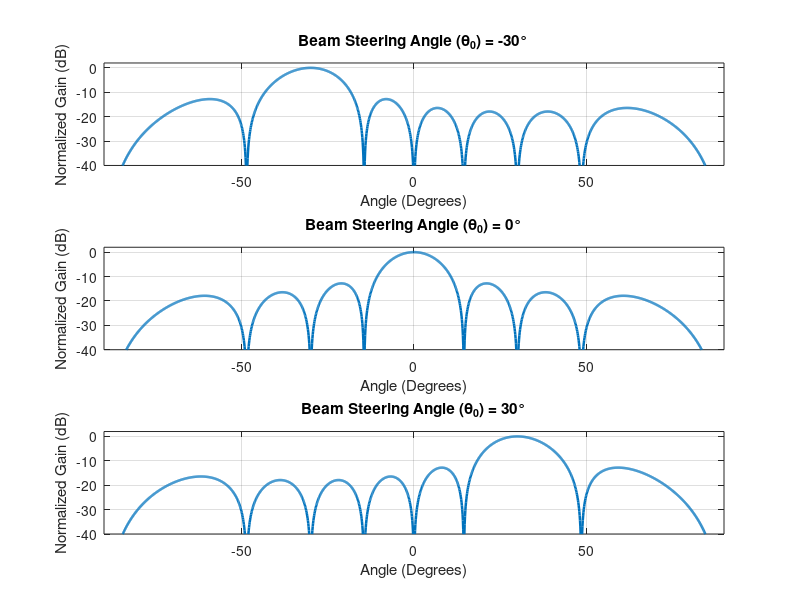
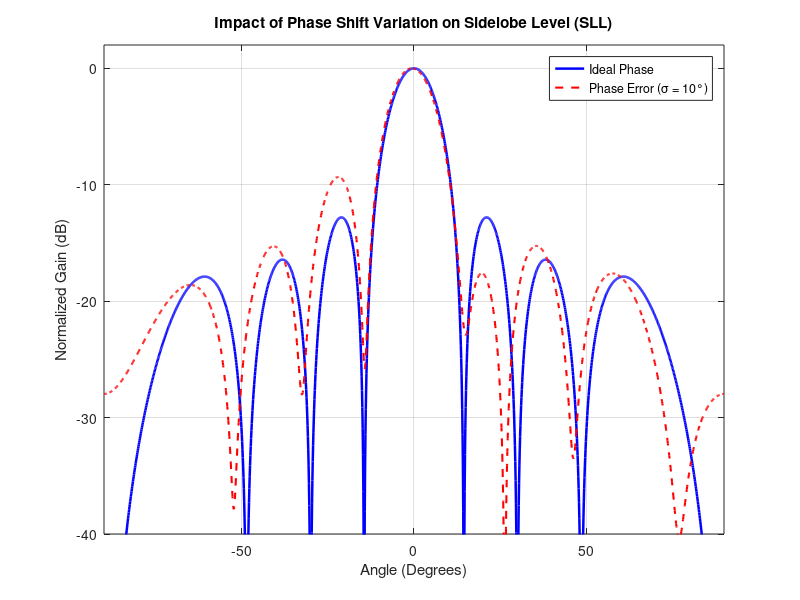
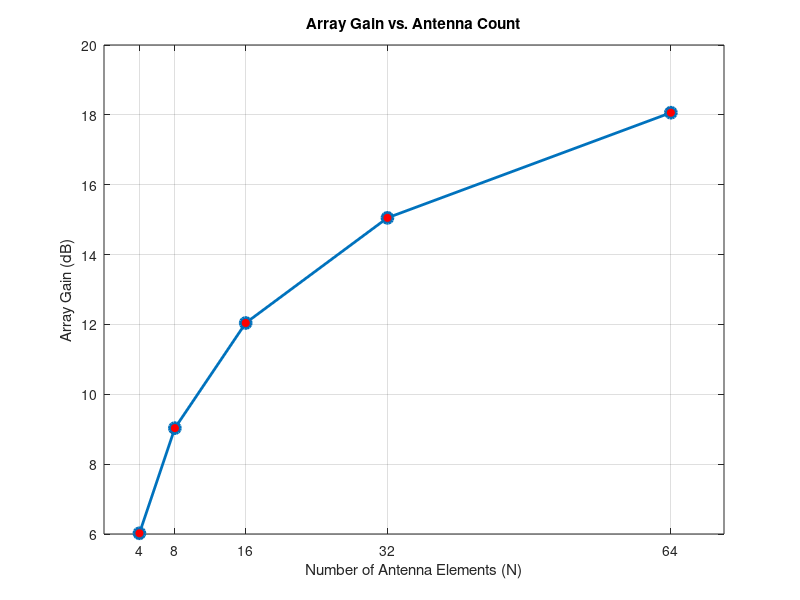

The MATLAB source for these figures, in order:
clc;
clear;
close all;

%% 1. Parameters Setup
c = 3e8;                    % Speed of light (m/s)
fc = 28e9;                  % Carrier frequency (28 GHz - 5G mmWave)
lambda = c / fc;            % Wavelength
d = lambda / 2;             % Half-wavelength antenna spacing

N = 8;                      % Default number of antenna elements
theta = -90:0.1:90;         % Angular range in degrees
theta_rad = deg2rad(theta); 

%% 2. Analog Beamforming Pattern for Different Steering Angles
beamAngles = [-30, 0, 30];  % Target beam directions in degrees

figure('Name', 'Analog Beamforming Steering Angles');
for k = 1:length(beamAngles)
    theta0 = beamAngles(k);
    theta0_rad = deg2rad(theta0);

    % Progressive phase shift required for beam steering at theta0
    beta = -2 * pi * (d / lambda) * sin(theta0_rad);

    % Array Factor calculation
    psi = 2 * pi * (d / lambda) * sin(theta_rad) + beta;
    AF = abs(sin(N * psi / 2) ./ (N * sin(psi / 2)));
    AF(isnan(AF)) = 1;      % Handle 0/0 limit (main lobe peak)

    % Plot normalized radiation pattern in dB
    subplot(length(beamAngles), 1, k);
    plot(theta, 20*log10(AF), 'LineWidth', 1.8);
    grid on;
    ylim([-40, 2]);
    xlim([-90, 90]);
    xlabel('Angle (Degrees)');
    ylabel('Normalized Gain (dB)');
    title(['Beam Steering Angle (\theta_0) = ', num2str(theta0), '°']);
end

%% 3. Sidelobe Level (SLL) Analysis & Phase Shift Variation Effect
% Simulating phase error/variation (e.g., non-ideal phase shifters)
phase_error_std = 10; % Standard deviation of phase error in degrees

% Ideal steering at 0 degrees
beta_ideal = zeros(1, N); 

% Non-ideal steering with random phase shift variation
rng(1); % For reproducibility
phase_noise = deg2rad(normrnd(0, phase_error_std, [1, N]));
beta_noisy = beta_ideal + phase_noise;

% Calculating Array Factor with phase shift variations
AF_ideal = zeros(size(theta));
AF_noisy = zeros(size(theta));

for i = 1:length(theta)
    % Steering vector for element positions [0, 1, ..., N-1]
    n = 0:N-1;
    spatial_phase = 2 * pi * (d / lambda) * n * sin(theta_rad(i));

    AF_ideal(i) = abs(sum(exp(1i * (spatial_phase + beta_ideal))));
    AF_noisy(i) = abs(sum(exp(1i * (spatial_phase + beta_noisy))));
end

AF_ideal = AF_ideal / max(AF_ideal);
AF_noisy = AF_noisy / max(AF_noisy);

figure('Name', 'Phase Shift Variation & Sidelobe Level');
plot(theta, 20*log10(AF_ideal), 'b', 'LineWidth', 1.8, 'DisplayName', 'Ideal Phase');
hold on;
plot(theta, 20*log10(AF_noisy), 'r--', 'LineWidth', 1.5, 'DisplayName', 'Phase Error (\sigma = 10°)');
grid on;
ylim([-40, 2]);
xlim([-90, 90]);
xlabel('Angle (Degrees)');
ylabel('Normalized Gain (dB)');
title('Impact of Phase Shift Variation on Sidelobe Level (SLL)');
legend('Location', 'northeast');

%% 4. Array Gain vs. Antenna Count (N)
antenna_counts = [4, 8, 16, 32, 64];
array_gain_dB = 10 * log10(antenna_counts); % Gain G = 10*log10(N)

figure('Name', 'Array Gain vs Antenna Count');
plot(antenna_counts, array_gain_dB, '-o', 'LineWidth', 2, 'MarkerSize', 8, 'MarkerFaceColor', 'r');
grid on;
xlabel('Number of Antenna Elements (N)');
ylabel('Array Gain (dB)');
title('Array Gain vs. Antenna Count');
xticks(antenna_counts);
